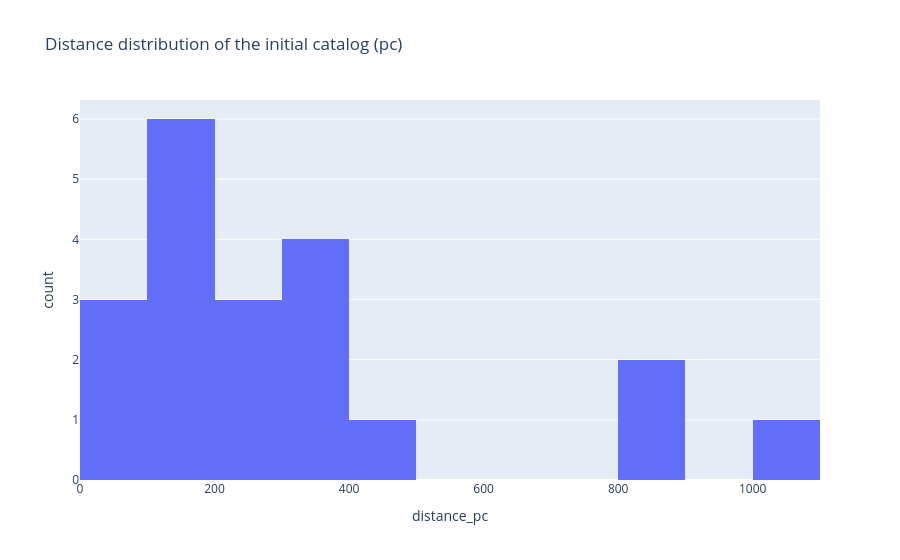
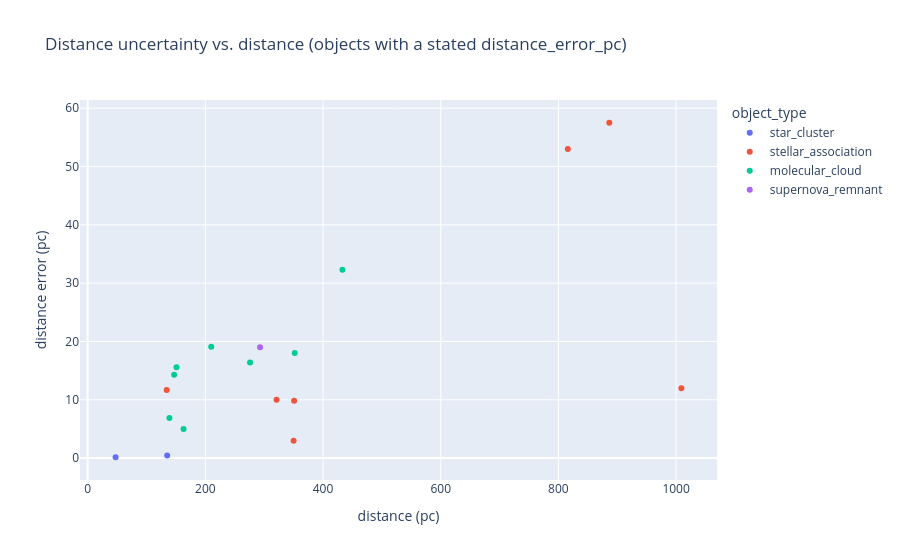

The notebook cell these images were saved under, in order:
### Markdown cell above
## 5. Diagnostic plots

### Code cell
fig3 = px.histogram(df, x="distance_pc", nbins=15, title="Distance distribution of the initial catalog (pc)")
fig3.show()

fig4 = px.scatter(
    df.dropna(subset=["distance_error_pc"]),
    x="distance_pc", y="distance_error_pc", color="object_type", hover_name="name",
    title="Distance uncertainty vs. distance (objects with a stated distance_error_pc)",
    labels={"distance_pc": "distance (pc)", "distance_error_pc": "distance error (pc)"},
)
fig4.show()

### Figure 1 — Plotly figure (JSON) as saved in the notebook; plotly's stock layout.template omitted (floating-point values rounded to 4 significant figures)
{"data": [{"bingroup": "x", "hovertemplate": "distance_pc=%{x}<br>count=%{y}<extra></extra>", "legendgroup": "", "marker": {"color": "#636efa", "pattern": {"shape": ""}}, "name": "", "nbinsx": 15, "orientation": "v", "showlegend": false, "type": "histogram", "x": [0.0, 35.11, 47.5, 134.3, 135.2, 139.0, 147.0, 151.0, 163.0, 210.0, 276.0, 293.0, 321.0, 350.0, 350.9, 352.0, 433.0, 816.0, 886.5, 1009.0], "xaxis": "x", "yaxis": "y"}], "layout": {"barmode": "relative", "legend": {"tracegroupgap": 0}, "title": {"text": "Distance distribution of the initial catalog (pc)"}, "xaxis": {"anchor": "y", "domain": [0.0, 1.0], "title": {"text": "distance_pc"}}, "yaxis": {"anchor": "x", "domain": [0.0, 1.0], "title": {"text": "count"}}}}

### Figure 2 — Plotly figure (JSON) as saved in the notebook; plotly's stock layout.template omitted (floating-point values rounded to 4 significant figures)
{"data": [{"hovertemplate": "<b>%{hovertext}</b><br><br>object_type=star_cluster<br>distance (pc)=%{x}<br>distance error (pc)=%{y}<extra></extra>", "hovertext": ["Hyades", "Pleiades"], "legendgroup": "star_cluster", "marker": {"color": "#636efa", "symbol": "circle"}, "mode": "markers", "name": "star_cluster", "orientation": "v", "showlegend": true, "type": "scatter", "x": [47.5, 135.2], "xaxis": "x", "y": [0.15, 0.43], "yaxis": "y"}, {"hovertemplate": "<b>%{hovertext}</b><br><br>object_type=stellar_association<br>distance (pc)=%{x}<br>distance error (pc)=%{y}<extra></extra>", "hovertext": ["Scorpius-Centaurus Association", "Perseus OB2", "Orion OB1", "Vela OB2", "Cepheus OB3", "Cepheus OB2", "Cepheus OB4"], "legendgroup": "stellar_association", "marker": {"color": "#EF553B", "symbol": "circle"}, "mode": "markers", "name": "stellar_association", "orientation": "v", "showlegend": true, "type": "scatter", "x": [134.3, 321.0, 350.0, 350.9, 816.0, 886.5, 1009.0], "xaxis": "x", "y": [11.7, 10.0, 3.0, 9.849, 53.0, 57.5, 12.0], "yaxis": "y"}, {"hovertemplate": "<b>%{hovertext}</b><br><br>object_type=molecular_cloud<br>distance (pc)=%{x}<br>distance error (pc)=%{y}<extra></extra>", "hovertext": ["Ophiuchus / Rho Ophiuchi Molecular Cloud", "Taurus Molecular Cloud", "Lupus Molecular Cloud", "Pipe Nebula", "Chamaeleon Molecular Cloud", "Perseus Molecular Cloud", "Cepheus Flare", "Orion Molecular Cloud Complex"], "legendgroup": "molecular_cloud", "marker": {"color": "#00cc96", "symbol": "circle"}, "mode": "markers", "name": "molecular_cloud", "orientation": "v", "showlegend": true, "type": "scatter", "x": [139.0, 147.0, 151.0, 163.0, 210.0, 276.0, 352.0, 433.0], "xaxis": "x", "y": [6.9, 14.3, 15.6, 5.0, 19.1, 16.4, 18.03, 32.3], "yaxis": "y"}, {"hovertemplate": "<b>%{hovertext}</b><br><br>object_type=supernova_remnant<br>distance (pc)=%{x}<br>distance error (pc)=%{y}<extra></extra>", "hovertext": ["Vela Supernova Remnant"], "legendgroup": "supernova_remnant", "marker": {"color": "#ab63fa", "symbol": "circle"}, "mode": "markers", "name": "supernova_remnant", "orientation": "v", "showlegend": true, "type": "scatter", "x": [293.0], "xaxis": "x", "y": [19.0], "yaxis": "y"}], "layout": {"legend": {"title": {"text": "object_type"}, "tracegroupgap": 0}, "title": {"text": "Distance uncertainty vs. distance (objects with a stated distance_error_pc)"}, "xaxis": {"anchor": "y", "domain": [0.0, 1.0], "title": {"text": "distance (pc)"}}, "yaxis": {"anchor": "x", "domain": [0.0, 1.0], "title": {"text": "distance error (pc)"}}}}
